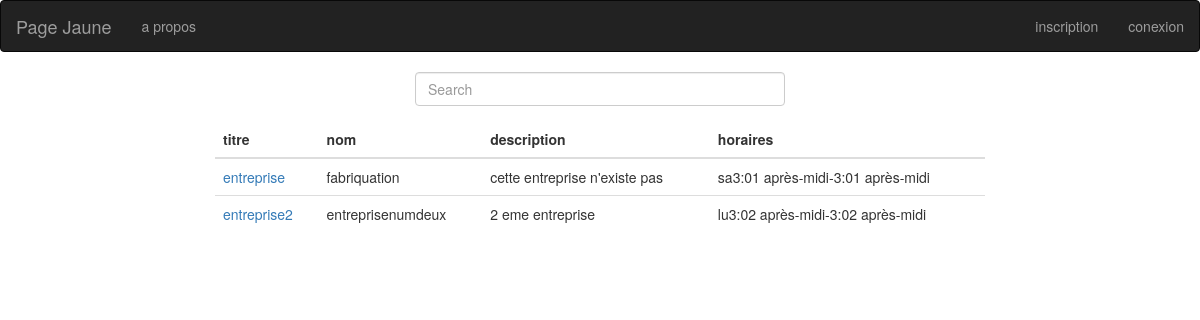
The app's page /entreprises/ with its own data.
### entreprises/models.py (models this page shows, shortened)
class Entreprise(models.Model):
    nom = models.CharField(max_length=255)
    pub_date = models.DateTimeField('date published')
    titre=models.CharField(max_length=255)
    registre_de_commerce=models.CharField(max_length=255)
    description= models.TextField()
    horaires=models.ManyToManyField('entreprises.Horaires')

class Horaires(models.Model):
    jour=models.CharField(max_length=3,choices=HOR)
    ouverture=models.TimeField()
    fermeture=models.TimeField()

### entreprises/views.py (the view)
def index(request):
    entr=Entreprise.objects.all()
    entrs = {'entreprises':entr,'test':'fgfgfgfgfg'}
    return render(request,'doss.html',entrs)

### entreprises/templates/doss.html (shortened to what this page needs)
{% extends 'base.html' %} {% block liste %}
<section>
    <div class="table-responsive" id="app">
        <table class="table table-hover">
            <thead>
                <tr>
                    <th>titre</th>
                    <th>nom</th>
                    <th>description</th>
                    <th>horaires</th>
                </tr>
            </thead>
            <tbody>
                {% for ent in entreprises %}
                <tr>
                    <td> <a href="{% url 'detail' ent.id %}">{{ent.nom}}</a></td>
                    <td>{{ent.titre}}</td>
                    <td>{{ent.description}}</td>
                    <td>
                        {%for hor in ent.horaires.all %} {{hor.jour}}{{hor.ouverture}}-{{hor.fermeture}} {% endfor %}</td>
                </tr>
                {% endfor %} </tbody>
        </table>
    </div>
</div>
{% endblock %}

### templates/base.html (shortened to what this page needs)
{% load static %}
<!DOCTYPE html>
<html lang="fr">
<head>
    <link rel="stylesheet" type="text/css" href="{% static 'bootstrap/dist/css/bootstrap.css' %}">
    <link rel="stylesheet" type="text/css" href="{% static 'css/style.css' %}">
</head>
<body>
    <header class="navbar navbar-inverse" role="navigation">
        <div class="navbar-header">
            <a class="navbar-brand" href="http://127.0.0.1:8000/entreprises/">Page Jaune</a>
        </div>
        <div class="collapse navbar-collapse navbar-ex1-collapse">
            <ul class="nav navbar-nav">
                <li><a href="infos.html">a propos</a></li>
            </ul>
            <ul class="nav navbar-nav navbar-right">
                <li><a href=" #" data-toggle="modal" data-target="#inscription">inscription</a></li>
                <li><a href="#" data-toggle="modal" data-target="#conexion">conexion</a></li>
            </ul>
        </div>
    </header>
    <div id="hero">
    <div class="hero-image">
  <div class="hero-text">
    <h1>Pages Jaunes</h1>
  </div>
</div>
    </div>
    {% block recherche%}
    <div class='col-md-4 col-md-offset-4'>
        <div class="form-group">
            <input id="entre" type="text" onChange="test()" class="form-control" placeholder="Search">
        </div>
    </div>
    {% endblock %}
    <div class='col-md-8 col-md-offset-2'>
        {% block liste %} {% endblock liste%}
</body>
</html>

### static/css/style.css (style rules this page uses)
#hero, html { height: 100%; color: red; }
.hero-image { background-image: url("/home/djawed/virtual/pagejaune/entreprises/static/css/téléchargé.jpg"); height: 50%; background-position: center; background-repeat: no-repeat; background-size: cover; position: relative; }
.hero-text { text-align: center; position: absolute; top: 50%; left: 50%; transform: translate(-50%, -50%); color: white; }

### records on screen
Entreprise: nom "entreprise", titre "fabriquation", description "cette entreprise n'existe pas"
Horaires: jour "sa", ouverture "3:01 après-midi", fermeture "3:01 après-midi"
Entreprise: nom "entreprise2", titre "entreprisenumdeux", description "2 eme entreprise"
Horaires: jour "lu", ouverture "3:02 après-midi", fermeture "3:02 après-midi"
